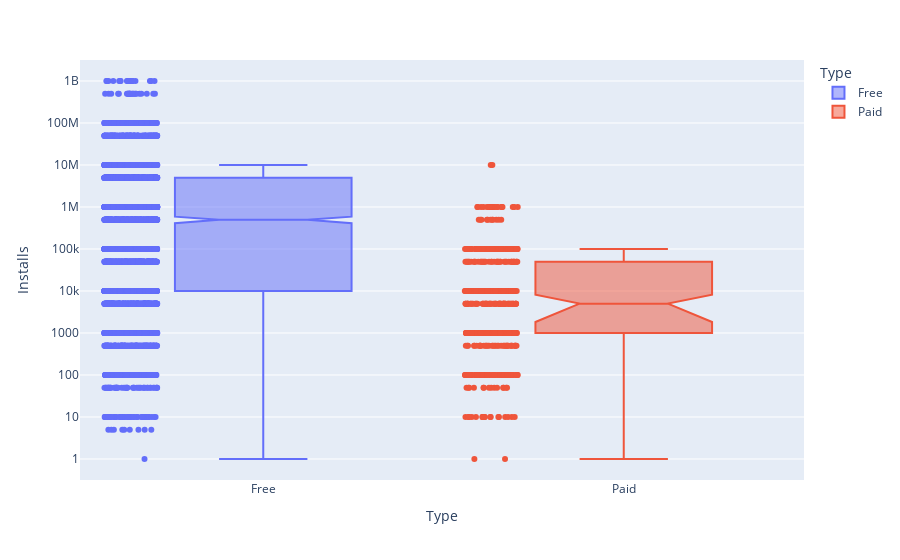

The notebook cell this image was saved under:
### Code cell
boxp = px.box(
    data_frame= df,
    x = "Type",
    y = "Installs",
    color = "Type",
    points= "all",
    notched=True,
)
boxp.update_layout(yaxis=dict(type='log'))
boxp.show()

### Figure 1 — Plotly figure (JSON) as saved in the notebook; plotly's stock layout.template omitted (floating-point values rounded to 4 significant figures; data arrays with more than 128 entries replaced by an {"elided": "..."} marker saying what was removed)
{"data": [{"alignmentgroup": "True", "boxpoints": "all", "hovertemplate": "Type=%{x}<br>Installs=%{y}<extra></extra>", "legendgroup": "Free", "marker": {"color": "#636efa"}, "name": "Free", "notched": true, "offsetgroup": "Free", "orientation": "v", "showlegend": true, "type": "box", "x": {"elided": "7595 str values"}, "x0": " ", "xaxis": "x", "y": {"elided": "7595 int values"}, "y0": " ", "yaxis": "y"}, {"alignmentgroup": "True", "boxpoints": "all", "hovertemplate": "Type=%{x}<br>Installs=%{y}<extra></extra>", "legendgroup": "Paid", "marker": {"color": "#EF553B"}, "name": "Paid", "notched": true, "offsetgroup": "Paid", "orientation": "v", "showlegend": true, "type": "box", "x": {"elided": "589 str values"}, "x0": " ", "xaxis": "x", "y": {"elided": "589 int values"}, "y0": " ", "yaxis": "y"}], "layout": {"boxmode": "overlay", "legend": {"title": {"text": "Type"}, "tracegroupgap": 0}, "margin": {"t": 60}, "xaxis": {"anchor": "y", "categoryarray": ["Free", "Paid"], "categoryorder": "array", "domain": [0, 1], "title": {"text": "Type"}}, "yaxis": {"anchor": "x", "domain": [0, 1], "title": {"text": "Installs"}, "type": "log"}}}
